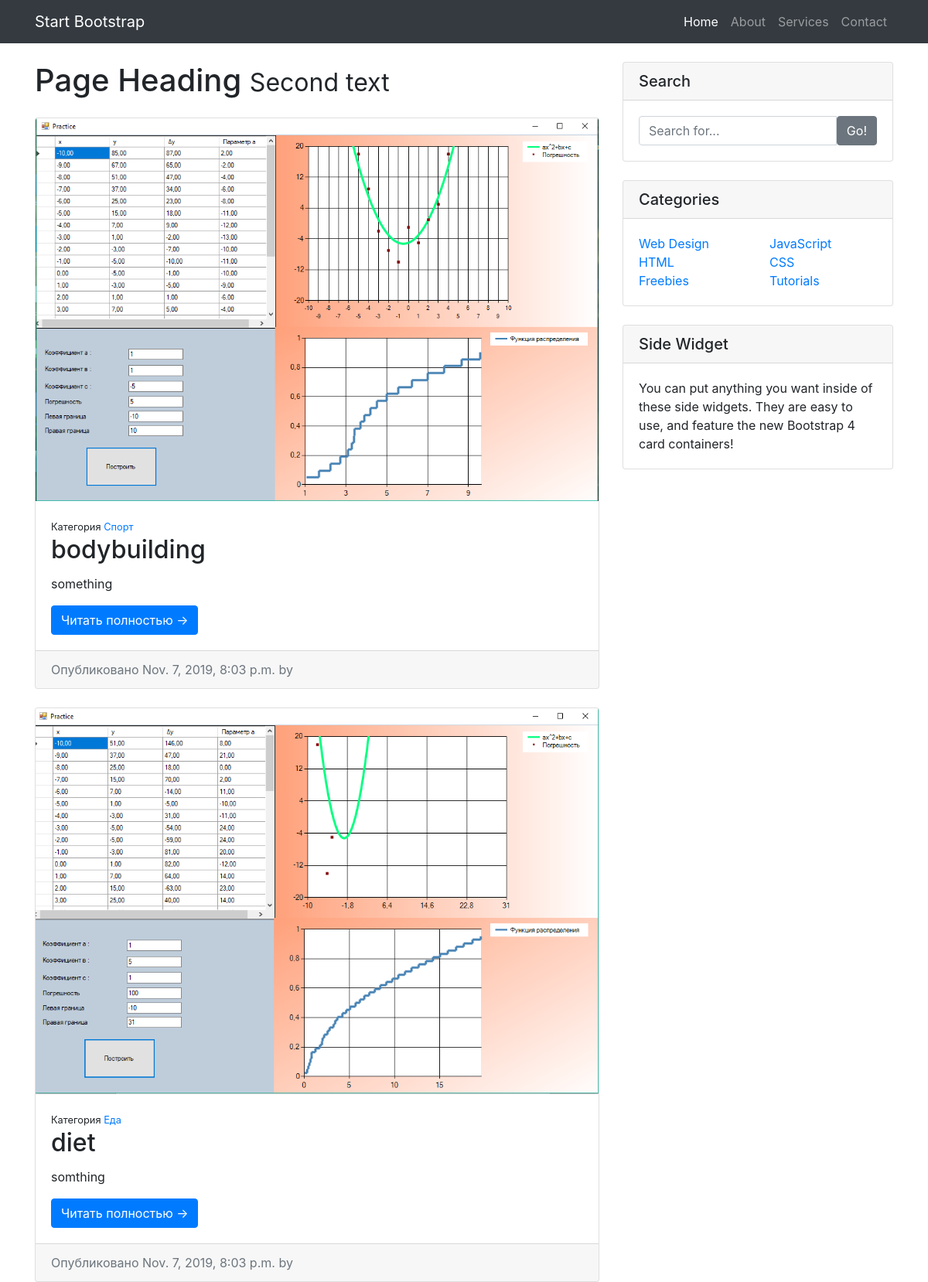
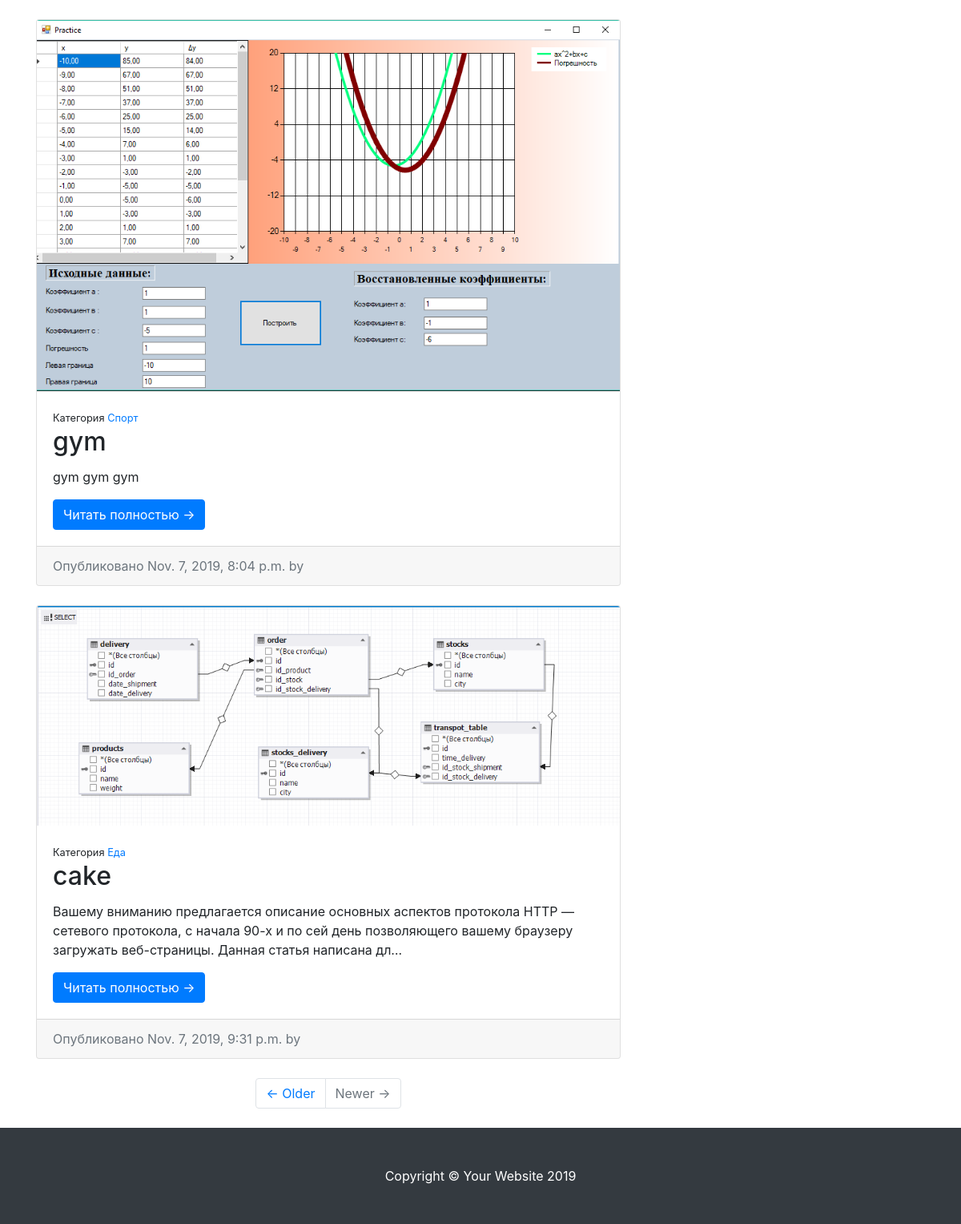
The page / on the database its author committed (2 pictures, top to bottom).
### portalapp/models.py (models this page shows, shortened)
class Article(models.Model):
    category = models.ForeignKey(Category, on_delete=models.CASCADE)
    title = models.CharField(max_length=255)
    slug = models.SlugField(unique=True)
    image = models.ImageField(upload_to=upload_article_image_folder)
    content = models.TextField()
    release_date = models.DateTimeField(auto_now=True)
    likes_count = models.PositiveIntegerField(default=0)
    dislikes_count = models.PositiveIntegerField(default=0)
    def get_absolute_url(self):
        return reverse("portalapp:article_detail", kwargs={'article_slug': self.slug})

class Category(models.Model):
    name = models.CharField(max_length=140)
    slug = models.SlugField()
    def get_absolute_url(self):
        return reverse(
                        "portalapp:category_detail",
                        kwargs={'category_slug': self.slug}
                        )

### portalapp/views.py (the view)
# urls.py: path('', BaseView.as_view(), name='base'),
class BaseView(View):
    template_name = 'base.html'
    def get(self, request, *args, **kwargs):
        categories = Category.objects.all()
        articles = Article.objects.all()
        context = {
            'categories': categories,
            'articles': articles,
        }
        return render(request, self.template_name, context)

### portalapp/templates/base.html (shortened to what this page needs)
{% load static %}
<!DOCTYPE html>
<html lang="ru" dir="ltr">
  <head>
    <link rel='stylesheet' href='{% static "css/style.css" %}'>
    <link rel='stylesheet' href='{% static "css/bootstrap.css" %}'>
    <body>
        <nav class="navbar navbar-expand-lg navbar-dark bg-dark fixed-top">
          <div class="container">
            <a class="navbar-brand" href="#">Start Bootstrap</a>
            <div class="collapse navbar-collapse" id="navbarResponsive">
              <ul class="navbar-nav ml-auto">
                <li class="nav-item active">
                  <a class="nav-link" href="#">Home
                  </a>
                </li>
                <li class="nav-item">
                  <a class="nav-link" href="#">About</a>
                </li>
                <li class="nav-item">
                  <a class="nav-link" href="#">Services</a>
                </li>
                <li class="nav-item">
                  <a class="nav-link" href="#">Contact</a>
                </li>
              </ul>
            </div>
          </div>
        </nav>
        <div class="container">
          <div class="row">
            {% block content %}
            <div class="col-md-8">
              <h1 class="my-4">Page Heading
                <small>Second text</small>
              </h1>
              {% for article in articles %}
              <div class="card mb-4">
                <img class="card-img-top" src="{{ article.image.url }}" alt="Card image cap">
                <div class="card-body">
                  <small>Категория  <a href='{{ article.category.get_absolute_url }}'>{{ article.category.name }}</a></small>
                  <h2 class="card-title">{{ article.title }}</h2>
                  <p class="card-text">{{ article.content|truncatechars:200 }}</p>
                  <a href="{{ article.get_absolute_url }}" class="btn btn-primary">Читать полностью &rarr;</a>
                </div>
                <div class="card-footer text-muted">
                  Опубликовано {{ article.release_date }} by
                </div>
              </div>
              {% endfor %}
              <ul class="pagination justify-content-center mb-4">
                <li class="page-item">
                  <a class="page-link" href="#">&larr; Older</a>
                </li>
                <li class="page-item disabled">
                  <a class="page-link" href="#">Newer &rarr;</a>
                </li>
              </ul>
            </div>
            {% endblock content %}
            <div class="col-md-4">
              <div class="card my-4">
                <h5 class="card-header">Search</h5>
                <div class="card-body">
                  <div class="input-group">
                    <input type="text" class="form-control" placeholder="Search for...">
                    <span class="input-group-btn">
                      <button class="btn btn-secondary" type="button">Go!</button>
                    </span>
                  </div>
                </div>
              </div>
              <div class="card my-4">
                <h5 class="card-header">Categories</h5>
                <div class="card-body">
                  <div class="row">
                    <div class="col-lg-6">
                      <ul class="list-unstyled mb-0">
                        <li>
                          <a href="#">Web Design</a>
                        </li>
                        <li>
                          <a href="#">HTML</a>
                        </li>
                        <li>
                          <a href="#">Freebies</a>
                        </li>
                      </ul>
                    </div>
                    <div class="col-lg-6">
                      <ul class="list-unstyled mb-0">
                        <li>
                          <a href="#">JavaScript</a>
                        </li>
                        <li>
                          <a href="#">CSS</a>
                        </li>
                        <li>
                          <a href="#">Tutorials</a>
                        </li>
                      </ul>
                    </div>
                  </div>
                </div>
              </div>
              <div class="card my-4">
                <h5 class="card-header">Side Widget</h5>
                <div class="card-body">
                  You can put anything you want inside of these side widgets. They are easy to use, and feature the new Bootstrap 4 card containers!
                </div>
              </div>
            </div>
          </div>
        </div>
        <footer class="py-5 bg-dark">
          <div class="container">
            <p class="m-0 text-center text-white">Copyright &copy; Your Website 2019</p>
          </div>
        </footer>
  </body>
  </html>

### portalapp/templates/base.html (style rules this page uses)
body { padding-top: 56px; }

### rows shown on the page
Article: image (picture), category.name "Спорт", title "bodybuilding", content "something", release_date "Nov. 7, 2019, 8:03 p.m."
Article: image (picture), category.name "Еда", title "diet", content "somthing", release_date "Nov. 7, 2019, 8:03 p.m."
Article: image (picture), category.name "Спорт", title "gym", content "gym gym gym", release_date "Nov. 7, 2019, 8:04 p.m."
Article: image (picture), category.name "Еда", title "cake", content "Вашему вниманию предлагается описание основных аспектов протокола HTTP — сетевого протокола, с начала 90-х и по сей день позволяющего вашему браузеру загружать веб-страницы. Данная статья написана дл…", release_date "Nov. 7, 2019, 9:31 p.m."
